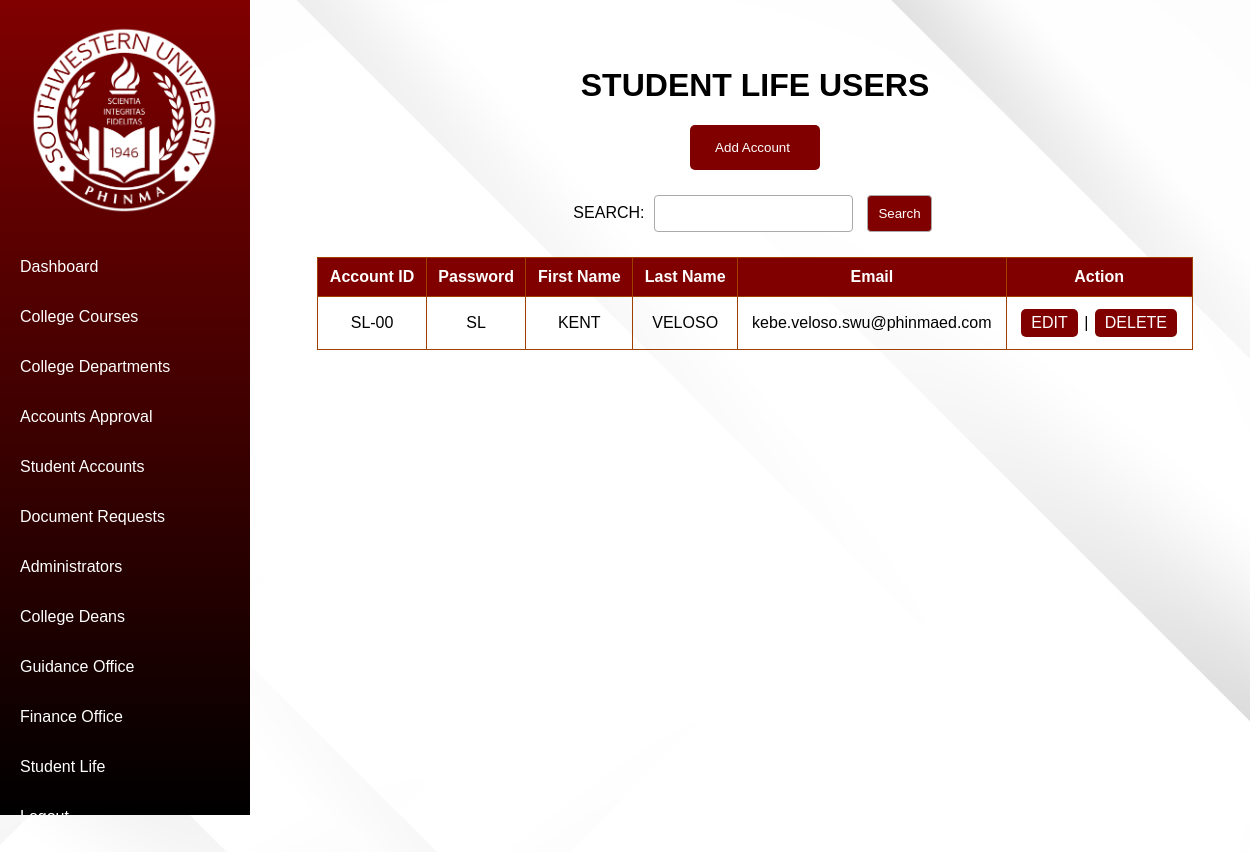
/acc_admin/sl_account.php, run on the app's committed database.
### tables this page shows
CREATE TABLE `sl_account` (
  `sl_id` varchar(10) NOT NULL,
  `sl_pass` varchar(50) NOT NULL,
  `sl_firstname` varchar(50) NOT NULL,
  `sl_lastname` varchar(50) NOT NULL,
  `sl_email` varchar(50) NOT NULL
);

### acc_admin/sl_account.php (the view, shortened to what this page needs)
<!DOCTYPE html>
<html lang="en">
<head>
</head>
<body>
    <div class="sidebar">
        <img src='../assets/logo1.png' alt='../assets/logo1.png' class="logo">
        <a href="./admin_dashboard.php">Dashboard</a>
        <a href="./college_course.php">College Courses</a>
        <a href="./college_department.php">College Departments</a>
        <a href="./student_account_applications.php">Accounts Approval</a>
        <a href="./student_account.php">Student Accounts</a>
        <a href="./doc_request.php">Document Requests</a>
        <a href="./admin_account.php">Administrators</a>
        <a href="./dean_account.php">College Deans</a>
        <a href="./guidance_account.php">Guidance Office</a>
        <a href="./finance_account.php">Finance Office</a>
        <a href="./sl_account.php">Student Life</a>
        <a href="./admin_logout.html"><span>Logout</a>
    </div>
    <center>
        <h1>STUDENT LIFE USERS</h1>
        <button class="add-account-button"><a href="./sl_account_add_form.html">Add Account</button></a>
        <div class="search-box">
            <form method='post'>
                SEARCH: <input type='text' name='txtsearch' value='<?php echo (isset($txtsearch) ? $txtsearch : ""); ?>'>
                <input type='submit' name='btnsearch' value="Search">
            </form>
        </div>
        <?php
        require_once '../connection.php';
        $sql = "SELECT * FROM sl_account";
        if (isset($_POST['btnsearch'])) {
            $txtsearch = $_POST['txtsearch'];
            $sql .= "WHERE sl_id LIKE '%$txtsearch%' OR
                    sl_firstname LIKE '%$txtsearch%' OR
                    sl_lastname LIKE '%$txtsearch%' OR
                    sl_email LIKE '%$txtsearch%'";
        } else {
            $sql .= "";
        }
        $sql .= " ORDER BY sl_id, sl_pass, sl_firstname, sl_lastname, sl_email";
        $result = mysqli_query($con, $sql) or die("Error: " . mysqli_error($con));
        ?>
        <table>
            <thead>
                <tr>
                    <th>Account ID</th>
                    <th>Password</th>
                    <th>First Name</th>
                    <th>Last Name</th>
                    <th>Email</th>
                    <th>Action</th>
                </tr>
            </thead>
            <tbody>
                <?php
                if (mysqli_num_rows($result) == 0) {
                    echo "<tr><td colspan=9> NO RECORDS FOUND. Please add a record into the database.</td></tr>";
                } else {
                    while ($row = mysqli_fetch_array($result)) {
                        $sl_id = $row['sl_id'];
                        $sl_pass = $row['sl_pass'];
                        $sl_firstname = $row['sl_firstname'];
                        $sl_lastname = $row['sl_lastname'];
                        $sl_email = $row['sl_email'];
                        echo "<tr>";
                        echo "<td>$sl_id</td>";
                        echo "<td>$sl_pass</td>";
                        echo "<td>$sl_firstname</td>";
                        echo "<td>$sl_lastname</td>";
                        echo "<td>$sl_email</td>";
                        echo "<td><a class='edit-button' href='sl_account_edit_form.php?sl_id=$sl_id'>EDIT</a> |
                             <a class='delete-button' href='sl_account_delete_confirmation.php?sl_id=$sl_id'>DELETE</a></td>";
                        echo "</tr>";
                    }
                }
                ?>
            </tbody>
        </table>
    </center>
</body>
</html>

### acc_admin/sl_account.php (style rules this page uses)
body { font-family: Arial, sans-serif; justify-content: center; align-items: center; background-color: maroon; margin: 0; padding: 0; background-image: url('../assets/background2.png'); background-position: center; height: 1000px; margin-left: 220px; margin-right: -40px; margin-top: -28px; padding: 20px; }
.sidebar { width: 250px; height: 100vh; position: fixed; left: 0; top: 0; background: linear-gradient(to bottom, maroon, black); padding-top: 15px; overflow-y: auto; }
.sidebar img.logo { display: block; max-width: 80%; margin: 0 auto 20px; padding: 5px 0; }
.sidebar a { display: block; color: white; text-decoration: none; padding: 15px 20px; margin-bottom: 2px; transition: background-color 0.3s; }
.add-account-button { display: inline-block; padding: 10px 10px; background-color: maroon; color: white; border: none; border-radius: 5px; cursor: pointer; transition: background-color 0.3s; }
.edit-button, .delete-button { display: inline-block; padding: 5px 10px; margin: 2px; border: none; border-radius: 5px; cursor: pointer; transition: background-color 0.3s; background-color: maroon; color: white; text-decoration: none; }
h1 { margin-top: 75px; }
a { color: white; text-decoration: none; padding: 5px 15px; display: inline-block; margin-right: 5px; }
table { width: 85%; margin: 20px auto; border-collapse: collapse; }
th, td { border: 1px solid #a04000; padding: 10px; text-align: center; }
th { background-color: #800000; color: white; }
.search-box { text-align: center; margin: 20px; }
input[type="text"], input[type="submit"] { padding: 10px; margin: 5px; border: 1px solid #aaa; border-radius: 4px; }
input[type="submit"] { background-color: #800000; color: white; cursor: pointer; }

### data on the page
sl_account: sl_id "SL-00", sl_pass "SL", sl_firstname "KENT", sl_lastname "VELOSO", sl_email "kebe.veloso.swu@phinmaed.com"
